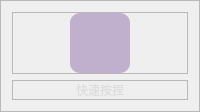
                            <widget class="QFrame" name="frame_214">
                             <property name="frameShape">
                              <enum>QFrame::Shape::StyledPanel</enum>
                             </property>
                             <property name="frameShadow">
                              <enum>QFrame::Shadow::Raised</enum>
                             </property>
                             <layout class="QVBoxLayout" name="verticalLayout_106">
                              <item>
                               <widget class="QFrame" name="frame_215">
                                <property name="frameShape">
                                 <enum>QFrame::Shape::StyledPanel</enum>
                                </property>
                                <property name="frameShadow">
                                 <enum>QFrame::Shadow::Raised</enum>
                                </property>
                                <layout class="QHBoxLayout" name="horizontalLayout_131">
                                 <property name="spacing">
                                  <number>0</number>
                                 </property>
                                 <property name="leftMargin">
                                  <number>0</number>
                                 </property>
                                 <property name="topMargin">
                                  <number>0</number>
                                 </property>
                                 <property name="rightMargin">
                                  <number>0</number>
                                 </property>
                                 <property name="bottomMargin">
                                  <number>0</number>
                                 </property>
                                 <item>
                                  <widget class="QPushButton" name="btn4">
                                   <property name="sizePolicy">
                                    <sizepolicy hsizetype="Expanding" vsizetype="Preferred">
                                     <horstretch>0</horstretch>
                                     <verstretch>0</verstretch>
                                    </sizepolicy>
                                   </property>
                                   <property name="minimumSize">
                                    <size>
                                     <width>60</width>
                                     <height>60</height>
                                    </size>
                                   </property>
                                   <property name="maximumSize">
                                    <size>
                                     <width>60</width>
                                     <height>60</height>
                                    </size>
                                   </property>
                                   <property name="font">
                                    <font>
                                     <family>微软雅黑</family>
                                     <pointsize>15</pointsize>
                                     <italic>false</italic>
                                     <bold>false</bold>
                                    </font>
                                   </property>
                                   <property name="cursor">
                                    <cursorShape>PointingHandCursor</cursorShape>
                                   </property>
                                   <property name="layoutDirection">
                                    <enum>Qt::LayoutDirection::LeftToRight</enum>
                                   </property>
                                   <property name="styleSheet">
                                    <string notr="true">QPushButton {
	background-image: url(:/forms/icons/heart_rate.png);
	border: no;
    background-position: center;
    background-repeat: no-repeat; 
	border-radius: 10px;
	background-color: rgba(82, 28, 129,0.3);

}

QPushButton:hover {
	background-color: rgb(162, 98, 199);
	border: none;
}</string>
                                   </property>
                                   <property name="text">
                                    <string/>
                                   </property>
                                  </widget>
                                 </item>
                                </layout>
                               </widget>
                              </item>
                              <item>
                               <widget class="QFrame" name="frame_216">
                                <property name="frameShape">
                                 <enum>QFrame::Shape::StyledPanel</enum>
                                </property>
                                <property name="frameShadow">
                                 <enum>QFrame::Shadow::Raised</enum>
                                </property>
                                <layout class="QHBoxLayout" name="horizontalLayout_132">
                                 <property name="spacing">
                                  <number>0</number>
                                 </property>
                                 <property name="leftMargin">
                                  <number>0</number>
                                 </property>
                                 <property name="topMargin">
                                  <number>0</number>
                                 </property>
                                 <property name="rightMargin">
                                  <number>0</number>
                                 </property>
                                 <property name="bottomMargin">
                                  <number>0</number>
                                 </property>
                                 <item>
                                  <widget class="QLabel" name="label_83">
                                   <property name="styleSheet">
                                    <string notr="true">font: 11pt &quot;微软雅黑&quot;;
color: rgb(221, 221, 221);
</string>
                                   </property>
                                   <property name="text">
                                    <string>快速按捏</string>
                                   </property>
                                   <property name="alignment">
                                    <set>Qt::AlignmentFlag::AlignCenter</set>
                                   </property>
                                  </widget>
                                 </item>
                                </layout>
                               </widget>
                              </item>
                             </layout>
                            </widget>
